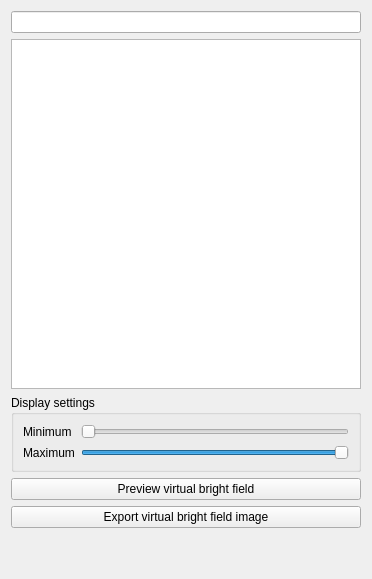
                <widget class="QWidget" name="widget_9" native="true">
                 <property name="sizePolicy">
                  <sizepolicy hsizetype="Maximum" vsizetype="Preferred">
                   <horstretch>0</horstretch>
                   <verstretch>0</verstretch>
                  </sizepolicy>
                 </property>
                 <layout class="QVBoxLayout" name="verticalLayout_7">
                  <item>
                   <widget class="QLineEdit" name="lineEdit_10">
                    <property name="readOnly">
                     <bool>true</bool>
                    </property>
                   </widget>
                  </item>
                  <item>
                   <widget class="QGraphicsView" name="graphicsView_3">
                    <property name="enabled">
                     <bool>true</bool>
                    </property>
                    <property name="sizePolicy">
                     <sizepolicy hsizetype="Fixed" vsizetype="Fixed">
                      <horstretch>1</horstretch>
                      <verstretch>2</verstretch>
                     </sizepolicy>
                    </property>
                    <property name="minimumSize">
                     <size>
                      <width>350</width>
                      <height>350</height>
                     </size>
                    </property>
                    <property name="toolTip">
                     <string>&lt;html&gt;&lt;head/&gt;&lt;body&gt;&lt;p&gt;the calculated virtual bright field&lt;/p&gt;&lt;/body&gt;&lt;/html&gt;</string>
                    </property>
                   </widget>
                  </item>
                  <item>
                   <widget class="QGroupBox" name="groupBox">
                    <property name="sizePolicy">
                     <sizepolicy hsizetype="Preferred" vsizetype="Maximum">
                      <horstretch>0</horstretch>
                      <verstretch>0</verstretch>
                     </sizepolicy>
                    </property>
                    <property name="toolTip">
                     <string>&lt;html&gt;&lt;head/&gt;&lt;body&gt;&lt;p&gt;Adjust display contrast and brightness&lt;/p&gt;&lt;/body&gt;&lt;/html&gt;</string>
                    </property>
                    <property name="title">
                     <string>Display settings</string>
                    </property>
                    <layout class="QGridLayout" name="gridLayout_4">
                     <item row="2" column="1">
                      <widget class="QSlider" name="horizontalSlider_2">
                       <property name="value">
                        <number>99</number>
                       </property>
                       <property name="orientation">
                        <enum>Qt::Horizontal</enum>
                       </property>
                      </widget>
                     </item>
                     <item row="2" column="0">
                      <widget class="QLabel" name="label_25">
                       <property name="text">
                        <string>Maximum</string>
                       </property>
                      </widget>
                     </item>
                     <item row="1" column="0">
                      <widget class="QLabel" name="label_24">
                       <property name="text">
                        <string>Minimum</string>
                       </property>
                      </widget>
                     </item>
                     <item row="1" column="1">
                      <widget class="QSlider" name="horizontalSlider">
                       <property name="maximum">
                        <number>255</number>
                       </property>
                       <property name="pageStep">
                        <number>10</number>
                       </property>
                       <property name="orientation">
                        <enum>Qt::Horizontal</enum>
                       </property>
                      </widget>
                     </item>
                    </layout>
                   </widget>
                  </item>
                  <item>
                   <widget class="QPushButton" name="pushButton_10">
                    <property name="toolTip">
                     <string>&lt;html&gt;&lt;head/&gt;&lt;body&gt;&lt;p&gt;Calculate and display virtual bright field&lt;/p&gt;&lt;/body&gt;&lt;/html&gt;</string>
                    </property>
                    <property name="text">
                     <string>Preview virtual bright field</string>
                    </property>
                   </widget>
                  </item>
                  <item>
                   <widget class="QPushButton" name="pushButton_7">
                    <property name="toolTip">
                     <string>&lt;html&gt;&lt;head/&gt;&lt;body&gt;&lt;p&gt;Export the virtual bright field in the viewport as an 8-bit image&lt;/p&gt;&lt;/body&gt;&lt;/html&gt;</string>
                    </property>
                    <property name="text">
                     <string>Export virtual bright field image</string>
                    </property>
                   </widget>
                  </item>
                  <item>
                   <spacer name="verticalSpacer_3">
                    <property name="orientation">
                     <enum>Qt::Vertical</enum>
                    </property>
                    <property name="sizeHint" stdset="0">
                     <size>
                      <width>20</width>
                      <height>40</height>
                     </size>
                    </property>
                   </spacer>
                  </item>
                 </layout>
                </widget>
